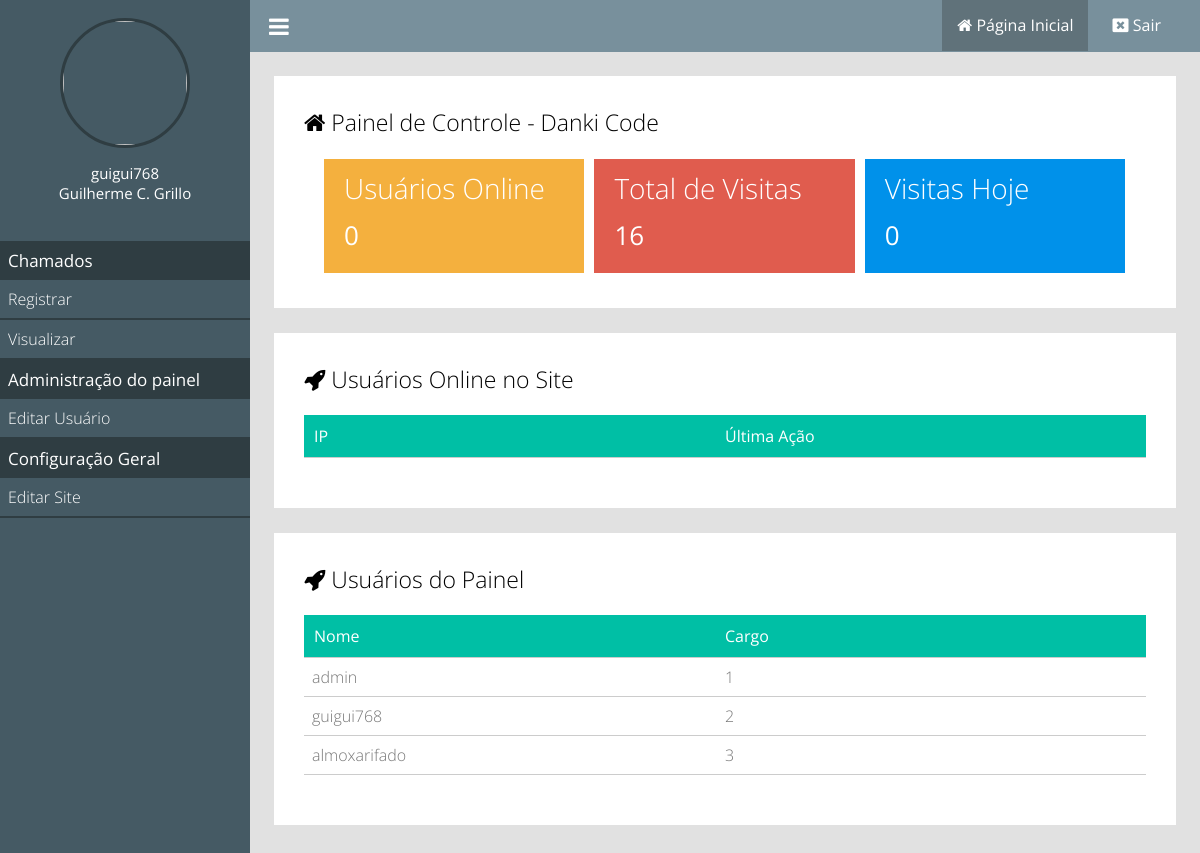
/ (signed in), run on the app's committed database.
### classes/MySql.php (called while the page is built)
<?php
	class MySql{
		private static $pdo;
		public static function conectar(){
			if(self::$pdo == null){
				try{
				self::$pdo = new PDO('mysql:host='.HOST.';dbname='.DATABASE,USER,PASSWORD,array(PDO::MYSQL_ATTR_INIT_COMMAND => "SET NAMES utf8"));
				self::$pdo->setAttribute(PDO::ATTR_ERRMODE,PDO::ERRMODE_EXCEPTION);
				}catch(Exception $e){
					echo '<h2>Erro ao conectar</h2>';
				}
			}
			return self::$pdo;
		}
	}
?>

### pages/home.php (the view, shortened to what this page needs)
<?php
	$usuariosOnline = Painel::listarUsuariosOnline();
	$pegarVisitasTotais = MySql::conectar()->prepare("SELECT * FROM `tb_admin.visitas`");
	$pegarVisitasTotais->execute();
	$pegarVisitasTotais = $pegarVisitasTotais->rowCount();
	$pegarVisitasHoje = MySql::conectar()->prepare("SELECT * FROM `tb_admin.visitas` WHERE dia = ?");
	$pegarVisitasHoje->execute(array(date('Y-m-d')));
	$pegarVisitasHoje = $pegarVisitasHoje->rowCount();
?>
<div class="box-content w100">
		<h2><i class="fa fa-home"></i> Painel de Controle - <?php echo NOME_EMPRESA ?></h2>
		<div class="box-metricas">
			<div class="box-metrica-single">
				<div class="box-metrica-wraper">
					<h2>Usuários Online</h2>
					<p><?php echo count($usuariosOnline); ?></p>
				</div>
			</div>
			<div class="box-metrica-single">
				<div class="box-metrica-wraper">
					<h2>Total de Visitas</h2>
					<p><?php echo $pegarVisitasTotais; ?></p>
				</div>
			</div>
			<div class="box-metrica-single">
				<div class="box-metrica-wraper">
					<h2>Visitas Hoje</h2>
					<p><?php echo $pegarVisitasHoje; ?></p>
				</div>
			</div>
		</div>
</div>
<div class="box-content w100 left">
<h2><i class="fa fa-rocket" aria-hidden="true"></i> Usuários Online no Site</h2>
	<div class="table-responsive">
		<div class="row">
			<div class="col">
				<span>IP</span>
			</div>
			<div class="col">
				<span>Última Ação</span>
			</div>
		</div>
	</div>
</div>
<div class="box-content w100 right">
<h2><i class="fa fa-rocket" aria-hidden="true"></i> Usuários do Painel</h2>
	<div class="table-responsive">
		<div class="row">
			<div class="col">
				<span>Nome</span>
			</div>
			<div class="col">
				<span>Cargo</span>
			</div>
		</div>
		<?php
			$usuariosPainel = MySql::conectar()->prepare("SELECT * FROM `tb_admin.usuarios`");
			$usuariosPainel->execute();
			$usuariosPainel = $usuariosPainel->fetchAll();
			foreach ($usuariosPainel as $key => $value) {
		?>
		<div class="row">
			<div class="col">
				<span><?php echo $value['user'] ?></span>
			</div>
			<div class="col">
				<span><?php echo $value['id']; ?></span>
			</div>
		</div>
		<?php } ?>
	</div>
</div>

### estilo/style.css (style rules this page uses)
* { margin: 0; padding: 0; box-sizing: border-box; font-family: "Open Sans"; }
html,body { height: 100%; background: rgb(225,225,225); }
body { overflow-x: hidden; }
.w100 { width: 100%; }
.left { float: left; }
.right { float: right; }
.box-content { background: white; padding: 30px; margin-bottom: 25px; }
.box-content h2 { font-weight: 300; font-size: 23px; }
.box-metricas { margin-top:16px; padding:0 15px; }
.box-metrica-single { float: left; position: relative; width: 33.3%; background: #F4B03E; border: 5px solid white; }
.box-metricas .box-metrica-single:nth-of-type(2) { background: #E05C4E; }
.box-metricas .box-metrica-single:nth-of-type(3) { background: #0091ea; }
.box-metrica-wraper { padding: 10px 20px; text-align: left; color: white; }
.box-metrica-wraper h2 { font-size: 28px; }
.box-metrica-wraper p { padding: 10px 0; font-size: 26px; }
.table-responsive { margin:20px auto; font-weight: 300; }
.table-responsive .row:nth-of-type(1) { font-weight: normal; background: #00bfa5; padding: 10px; color: white; }
.table-responsive .row { color: #777; padding: 8px; border-bottom: 1px solid #ccc; }
.col { float: left; width: 50%; }

### data on the page
tb_admin.usuarios: user "admin", id "1"
tb_admin.usuarios: user "guigui768", id "2"
tb_admin.usuarios: user "almoxarifado", id "3"

### other printed values
$_SESSION['user'] "guigui768"
$_SESSION['nome'] "Guilherme C. Grillo"
NOME_EMPRESA "Danki Code"
count($usuariosOnline) "0"
$pegarVisitasTotais "16"
$pegarVisitasHoje "0"
